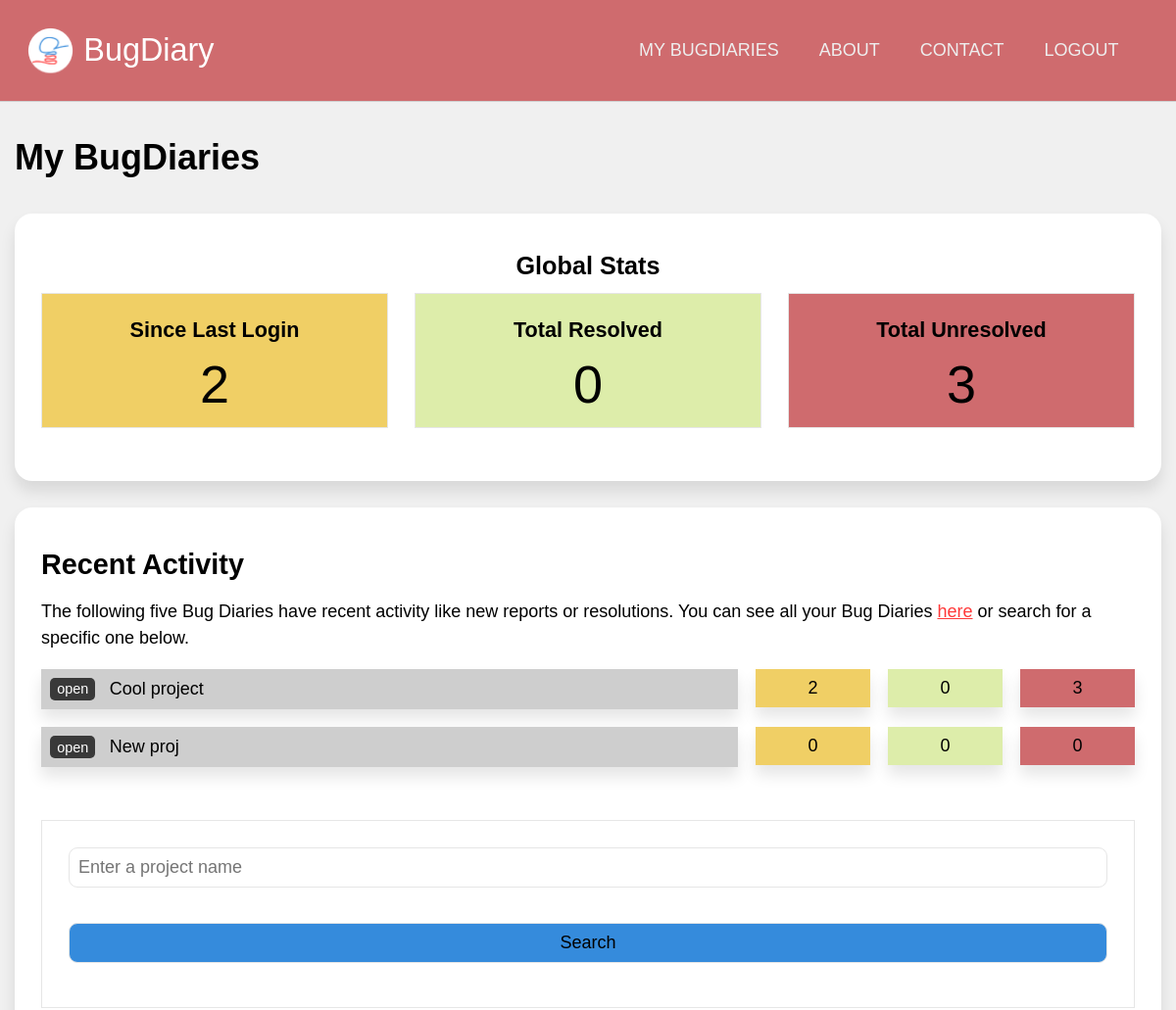
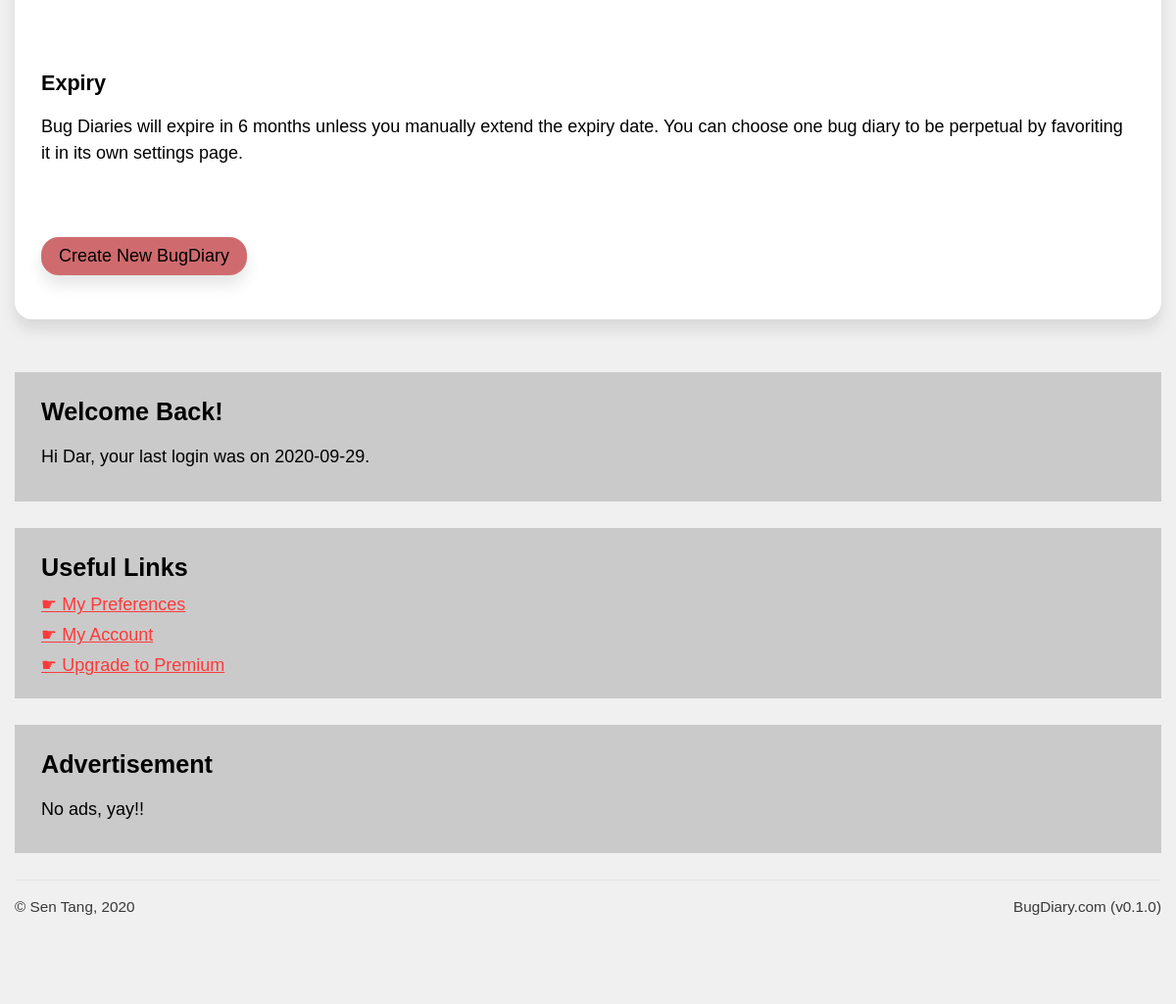
The page /users/dashboard (signed in) on the database as committed earlier (2 pictures, top to bottom).
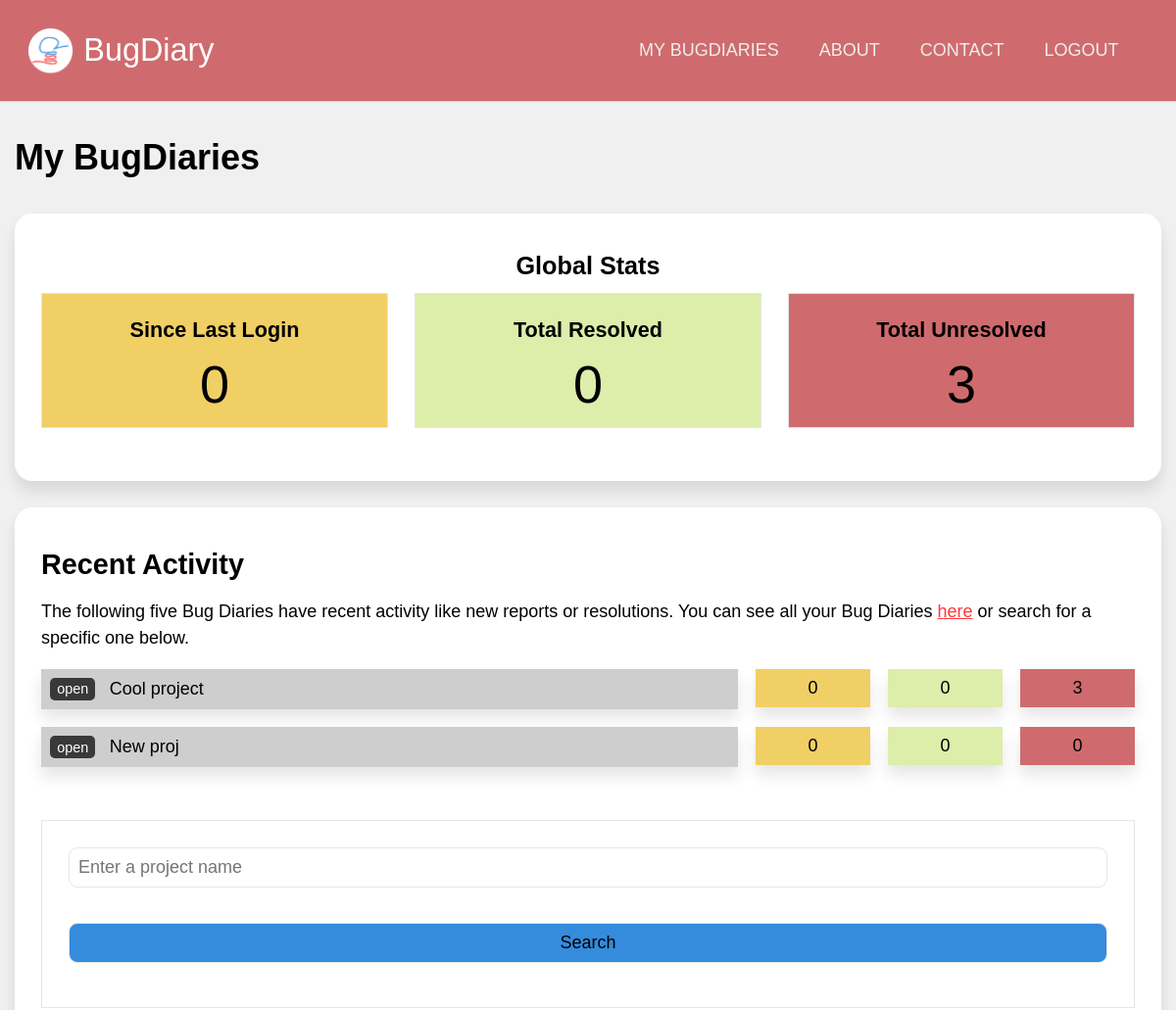
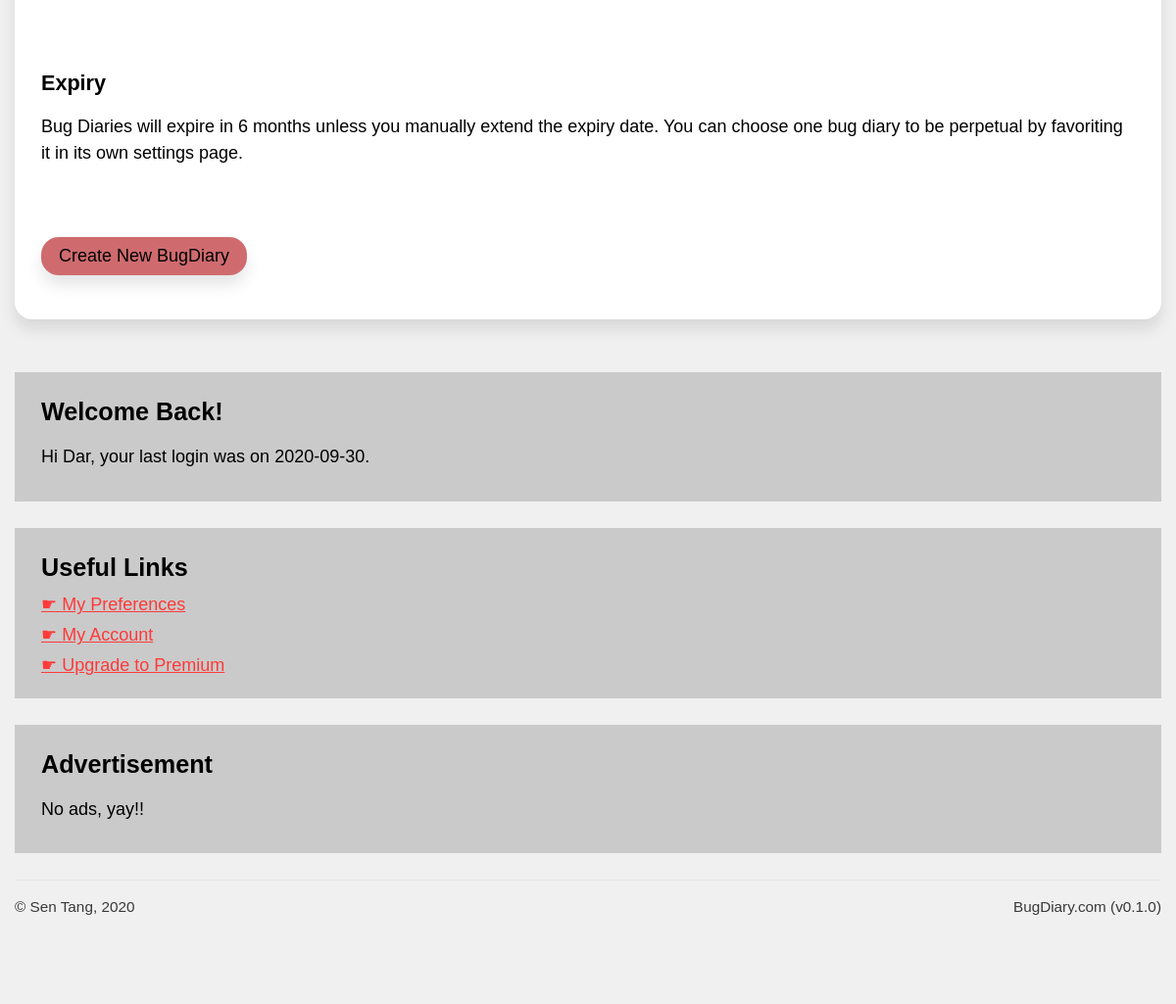
The same page on the database as committed later (2 pictures, top to bottom).
### application/models.py (models this page shows, shortened)
class Projects(db.Model):
    id  = db.Column(db.Integer, primary_key = True, nullable = False)
    url = db.Column(db.String(22), index = True, unique = True, nullable = False)
    name = db.Column(db.String(100), nullable = False)
    description = db.Column(db.Text, nullable = False)
    creation_date = db.Column(db.DateTime, index = True, nullable = False)
    expiry_date = db.Column(db.DateTime, index = True, nullable = False)
    status = db.Column(db.String(10), nullable = False)
    access_code = db.Column(db.String(50), nullable = True)
    last_activity = db.Column(db.DateTime(), default = dt.datetime.now())
    owner = db.Column(db.Integer, db.ForeignKey('users.id')) #linked
    bugs = db.relationship('Bugs', backref = 'containing_project')
    locations = db.relationship('Project_bug_locations', backref = 'locations_in')
    types = db.relationship('Project_bug_types', backref = 'types_in')
    settings = db.relationship('Project_settings', backref = 'settings_for', uselist = False)
    blog_posts = db.relationship('Blog_posts', backref= 'post_target')

class Users(db.Model, UserMixin):
    id = db.Column(db.Integer, primary_key = True, nullable = False)
    display_name = db.Column(db.String(200), nullable = False)
    email = db.Column(db.String(200), index = True, unique = True, nullable = False)
    password = db.Column(db.String(200), nullable = False)
    bio = db.Column(db.Text, nullable = False)
    last_login = db.Column(db.DateTime, nullable = False)
    owned_projects = db.relationship('Projects', backref="project_owner")
    comments = db.relationship('Bug_comments', backref="comment_author")
    blog_posts = db.relationship('Blog_posts', backref="post_author")
    collab_projects = db.relationship('Projects', secondary = users_to_projects, backref = db.backref("collaborators"))

### application/users/views.py (the view)
@users.route('/dashboard')
@login_required
def dashboard():
    since_last_login = Bugs.query.filter(Bugs.containing_project.has(Projects.id.in_([ proj.id for proj in current_user.owned_projects]))).filter_by(status = "PENDING").filter(Bugs.report_date > current_user.last_login).count()
    resolved = Bugs.query.filter(Bugs.containing_project.has(Projects.id.in_([ proj.id for proj in current_user.owned_projects]))).filter_by(status = "RESOLVED").count()
    unresolved = Bugs.query.filter(Bugs.containing_project.has(Projects.id.in_([ proj.id for proj in current_user.owned_projects]))).filter_by(status = "PENDING").count()
    project_list = current_user.collab_projects
    project_summaries = []
    for project in project_list:
        project_summaries.append({'name': project.name, 'description': project.description, 'url': project.url, 'last_activity': project.last_activity,
        'since_last_login': Bugs.query.filter_by(project = project.id).filter_by(status = "PENDING").filter(Bugs.report_date > current_user.last_login).count(),
        'resolved': Bugs.query.filter_by(project = project.id).filter_by(status = "RESOLVED").count(),
        'unresolved': Bugs.query.filter_by(project = project.id).filter_by(status = "PENDING").count()})
    def get_dates(p):
        return p['last_activity']
    for project in project_summaries:
        print(project['last_activity'])
    print('next')
    project_summaries.sort(key=get_dates, reverse=True)
    for project in project_summaries:
        print(project['last_activity'])
    return render_template('user_dash.html', user = current_user, since_last_login = since_last_login, resolved = resolved, unresolved = unresolved, project_summaries = project_summaries[:5])

### application/models.py (called while the page is built)
@login_manager.user_loader
def load_user(user_id):
    return Users.query.get(user_id)

### application/users/templates/users/user_dash.html (shortened to what this page needs)
{% extends 'confined.html' %}
{% import 'macros.html' as macros %}
{% block main %}
<h1>My BugDiaries</h1>
<div class="main-aside">
    <main>
        <div class="bg-white rounded shadowed block text-centered">
            <h3>Global Stats</h3>
            <div class="block-comparison-3">
                <div class="comp1 text-centered lined bg-yellow">
                    <h4>Since Last Login</h4>
                    <span class="bignum">{{ since_last_login }}</span>
                </div>
                <div class="comp2 text-centered lined bg-green">
                    <h4>Total Resolved</h4>
                    <span class="bignum">{{ resolved }}</span>
                </div>
                <div class="comp3 text-centered lined bg-red">
                    <h4>Total Unresolved</h4>
                    <span class="bignum">{{ unresolved }}</span>
                </div>
            </div>
        </div>
        <div class="bg-white rounded shadowed block">
            <h2>Recent Activity</h2>
            <p>
                The following five Bug Diaries have recent activity like new reports or resolutions. You can see all your Bug Diaries <a href="">here</a> or search for a specific one below.
            </p>
            {% for project in project_summaries %}
            <div class="project-summary">
                <div class="name shadowed">
                    <a href="{{ url_for('projects.dashboard', project_url = project['url']) }}">open</a><span onclick="toggleElement('sum-{{loop.index}}')">{{ project['name'] }}</span>
                </div>
                <div class="stats text-centered shadowed bg-yellow">
                    {{ project['since_last_login'] }}
                </div>
                <div class="stats text-centered shadowed bg-green">
                    {{ project['resolved'] }}
                </div>
                <div class="stats text-centered shadowed bg-red">
                    {{ project['unresolved'] }}
                </div>
            </div>
            {% endfor %}
            <div class="spacer-small"></div>
            {{ macros.search(current_user.collab_projects) }}
            <div class="spacer-small"></div>
            <h4>Expiry</h4>
            <p>
                Bug Diaries will expire in 6 months unless you manually extend the expiry date. You can choose one bug diary to be perpetual by favoriting it in its own settings page.
            </p>
            <div class="spacer-small"></div>
            <a href="{{ url_for('projects.create') }}" class="button-primary rounded shadowed">
                Create New BugDiary
            </a>
        </div>
    </main>
    <aside>
        <div class="sidebar-block bg-gray">
            <h3>Welcome Back!</h3>
            <p>Hi {{ current_user.display_name }}, your last login was on {{ current_user.last_login.strftime('%Y-%m-%d') }}.</p>
        </div>
        <div class="sidebar-block bg-gray">
            <h3>Useful Links</h3>
            <a href="" class="navigation">My Preferences</a>
            <a href="" class="navigation">My Account</a>
            <a href="" class="navigation">Upgrade to Premium</a>
        </div>
        {{ macros.ad(medium) }}
    </aside>
</div>
{% endblock %}

### application/templates/confined.html (shortened to what this page needs)
{% extends "base.html" %}
{% block templateMain %}
<main class="confined">
  {% block main %}
  {% endblock %}
</main>
{% endblock %}

### application/templates/macros.html (shortened to what this page needs)
{% macro ad(size) %}
<div class="sidebar-block bg-gray">
    <h3>Advertisement</h3>
    <p>
        No ads, yay!!
    </p>
</div>
{% endmacro %}
{% macro search(suggestions) %}
<form action="{{ url_for('users.search') }}" method="get" class="lined block">
    <input name="search_term" type="text" list="project_names" placeholder="Enter a project name">
    <input type="submit" value="Search" class="button-secondary">
</form>
{% endmacro %}

### application/templates/base.html (shortened to what this page needs)
<!DOCTYPE html>
{% set version = "0.1.0" %}
<html lang="en" dir="ltr">
  <head>
    <link rel="stylesheet" href="{{ url_for('static', filename='css/unilay5.css') }}?v={{version}}">
    <link rel="stylesheet" href="{{ url_for('static', filename='css/custom.css') }}?v={{version}}">
  </head>
  <body class="unilay5">
    <header>
        <div id="logo"><a href="{{ url_for('core.index') }}">
            {% block custom_logo %}BugDiary{% endblock %}
        </a></div>
        <nav id="navigation">
          {% block custom_nav %}
          <a href="{{ url_for('users.dashboard') }}">MY BUGDIARIES</a>
          <a href="">ABOUT</a>
          <a href="">CONTACT</a>
          {% if current_user.is_authenticated %}
          <a href="{{ url_for('users.logout') }}">LOGOUT</a>
          {% endif %}
          {% endblock %}
        </nav>
    </header>
      {% block templateMain %}{% endblock %}
    <footer>
      <div id="copyright">
        &copy; Sen Tang, 2020
      </div>
      <div id="version">
        BugDiary.com (v{{ version }})
      </div>
    </footer>
  </body>
</html>

### application/static/css/unilay5.css (style rules this page uses)
body { font-size: 18px; font-family: sans-serif; color: #000; margin: 0; padding: 0; background-color: #f0f0f0; }
header { background-color: #cf6b6e; border-bottom: 1px solid #d0d0d0; padding: 1.5em; display: grid; text-align: center; grid-template-areas: "logo nav"; }
header #logo { padding-left: 1.8em; line-height: 1.5em; grid-area: logo; background-image: url("../images/logo-small.png"); background-repeat: no-repeat; background-size: contain; text-align: left; font-size: 1.8em; }
header #logo a:link, header #logo a:visited { color: #fff; text-decoration: none; }
header nav, header #navigation { grid-area: nav; padding: 0.75em; text-align: right; z-index: 10; }
header nav a, header #navigation a { text-transform: uppercase; display: inline-block; color: #eeeeee; text-decoration: none; padding: 0 1em; font-family: "Trebuchet MS", Helvetica, sans-serif; }
.confined { max-width: 65em; margin-left: auto; margin-right: auto; }
footer { border-top: 1px solid #e6e6e6; padding-top: 1em; padding-bottom: 5em; max-width: 65em; color: #393939; margin: auto; display: grid; grid-template-areas: "copyright version"; grid-gap: 0; }
footer #copyright { grid-area: copyright; text-align: left; font-size: 0.85em; }
footer #version { grid-area: version; text-align: right; font-size: 0.85em; }
p { line-height: 150%; }
main a.button-secondary, main a.button-primary { padding: 0.5em 1em; text-decoration: none; margin: 1em auto; display: inline-block; text-align: center; }
main a.button-primary { background-color: #cf6b6e; color: #000; }
a:link, a:visited { color: #ff3939; }
a.navigation { display: block; margin: 0.5em 0; }
a.navigation:before { content: "☛ "; }
h2, h3, h4, h5 { margin: 0.5em 0; }
h1 { color: inherit; font-size: 2em; margin: 1em 0; }
h2 { color: inherit; font-size: 1.6em; }
h3 { color: inherit; font-size: 1.4em; }
h4 { color: inherit; font-size: 1.2em; }
.block { padding: 1.5em; margin-bottom: 1.5em; }
.sidebar-block { padding: 0.75em 1.5em; margin-bottom: 1.5em; }
.block-comparison-3 { display: grid; grid-template-areas: "comp1 comp2 comp3"; grid-template-columns: 1fr 1fr 1fr; grid-gap: 1.5em; }
.block-comparison-3 .comp1 { grid-area: comp1; }
.block-comparison-3 .comp2 { grid-area: comp2; }
.block-comparison-3 .comp3 { grid-area: comp3; }
.block-comparison-3 .comp1, .block-comparison-3 .comp2, .block-comparison-3 .comp3 { padding: 0.75em; margin-bottom: 1.5em; }
.aside-main, .main-aside { display: grid; grid-gap: 1.5em; }
.aside-main main, .main-aside main { grid-area: main; }
.aside-main aside, .main-aside aside { grid-area: aside; }
.main-aside { grid-template-areas: "main aside"; grid-template-columns: auto 400px; }
@media screen and (max-width: 1200px) { .main-aside, .aside-main { grid-template-areas: "main" "aside"; grid-template-columns: auto; grid-template-rows: auto auto; } }
.spacer-small { padding-bottom: 2em; }
.lined { border: 1px solid #e6e6e6; }
.rounded { border-radius: 1em 1em 1em 1em; -moz-border-radius: 1em 1em 1em 1em; -webkit-border-radius: 1em 1em 1em 1em; }
.shadowed { -webkit-box-shadow: 0px 10px 15px 0px rgba(0, 0, 0, 0.1); -moz-box-shadow: 0px 10px 15px 0px rgba(0, 0, 0, 0.1); box-shadow: 0px 10px 15px 0px rgba(0, 0, 0, 0.1); }
.text-centered { text-align: center; }
.bg-white { background-color: #fff; }
.bg-green { background-color: #DDEDAA; }
.bg-red { background-color: #CF6B6E; }
.bg-yellow { background-color: #F0CF65; }
.bg-gray { background-color: #cacaca; }
form { font-size: 1em; }
input[type=text], input[type=number], input[type=submit], input[type=password], select, textarea, .button-styled { font-size: 1em; padding: 0.5em; -webkit-appearance: none; -moz-appearance: none; appearance: none; width: 100%; border: 1px solid; font-family: inherit; margin-bottom: 1em; border-color: #e6e6e6; -webkit-box-sizing: border-box; -moz-box-sizing: border-box; box-sizing: border-box; border-radius: 0.5em 0.5em 0.5em 0.5em; -moz-border-radius: 0.5em 0.5em 0.5em 0.5em; -webkit-border-radius: 0.5em 0.5em 0.5em 0.5em; }
input[type=submit] { margin-top: 1em; }
.button-primary { background-color: #cf6b6e; color: #000; }
.button-secondary { background-color: #358bdc; color: #000; }

Rows that differ between the two databases and show on the page:
computed for Projects "Cool project": since_last_login "2" → "0"
changed Users "Dar": last_login "2020-09-29" → "2020-09-30"
Other text that changed with them:
{{ since_last_login }}: "2" → "0"
